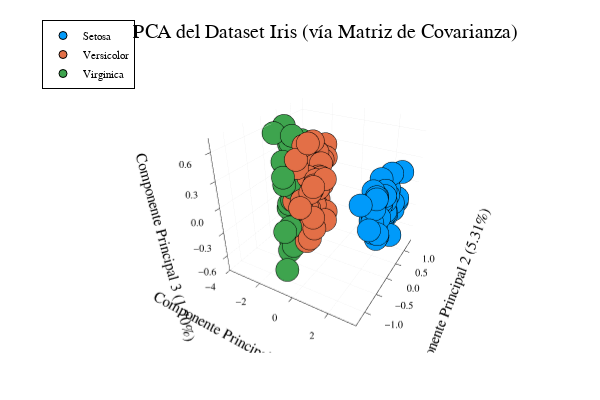

The code cell stored with this chart in its notebook:
### Code cell
# Celda 6: Graficar los resultados
# Separamos los datos por especie para colorearlos
setosa_idx = labels .== "setosa"
versicolor_idx = labels .== "versicolor"
virginica_idx = labels .== "virginica"

p = scatter(
    Y[1, setosa_idx], Y[2, setosa_idx], Y[3, setosa_idx],
    label="Setosa", marker=:circle
)
scatter!(p,
    Y[1, versicolor_idx], Y[2, versicolor_idx], Y[3, versicolor_idx],
    label="Versicolor", marker=:circle
)
scatter!(p,
    Y[1, virginica_idx], Y[2, virginica_idx], Y[3, virginica_idx],
    label="Virginica", marker=:circle
)

# Configuramos el gráfico
plot!(p,
    title="PCA del Dataset Iris (vía Matriz de Covarianza)",
    xlabel="Componente Principal 1 (92.46%)",
    ylabel="Componente Principal 2 (5.31%)",
    zlabel="Componente Principal 3 (1.70%)",
    legend=:topleft
)

### Figure 1 — Plotly figure (JSON) as saved in the notebook; plotly's stock layout.template omitted (floating-point values rounded to 4 significant figures)
{"data": [{"colorbar": {"len": 0.8657, "title": "", "x": 0.9934, "y": 0.5087}, "legendgroup": "Setosa", "marker": {"color": "rgba(0, 154, 250, 1.000)", "line": {"color": "rgba(0, 0, 0, 1.000)", "width": 1}, "size": 8, "symbol": "circle"}, "mode": "markers", "name": "Setosa", "scene": "scene", "showlegend": true, "type": "scatter3d", "x": [2.684, 2.714, 2.889, 2.745, 2.729, 2.281, 2.821, 2.626, 2.886, 2.673, 2.507, 2.613, 2.786, 3.224, 2.645, 2.386, 2.624, 2.648, 2.2, 2.588, 2.31, 2.544, 3.216, 2.303, 2.356, 2.507, 2.469, 2.562, 2.64, 2.632, 2.587, 2.41, 2.649, 2.599, 2.637, 2.866, 2.625, 2.801, 2.981, 2.59, 2.77, 2.849, 2.997, 2.406, 2.209, 2.714, 2.538, 2.839, 2.543, 2.703], "xaxis": "x", "y": [0.3194, -0.177, -0.1449, -0.3183, 0.3268, 0.7413, -0.08946, 0.1634, -0.5783, -0.1138, 0.6451, 0.01473, -0.2351, -0.5114, 1.179, 1.338, 0.8107, 0.3118, 0.8728, 0.5136, 0.3913, 0.433, 0.1335, 0.09871, -0.03728, -0.146, 0.131, 0.3677, 0.312, -0.197, -0.2043, 0.4109, 0.8134, 1.093, -0.1213, 0.06936, 0.5994, 0.2686, -0.488, 0.229, 0.2635, -0.941, -0.3419, 0.1889, 0.4367, -0.2502, 0.5038, -0.2279, 0.5794, 0.1077], "yaxis": "y", "z": [0.02791, 0.2105, -0.0179, -0.03156, -0.09008, -0.1687, -0.2579, 0.02188, -0.02076, 0.1976, 0.07532, -0.1022, 0.2068, -0.0613, 0.1516, -0.2778, -0.1382, -0.02667, 0.1203, -0.2137, 0.2394, -0.2085, -0.2924, -0.03912, -0.125, 0.2534, -0.09491, 0.07849, 0.1459, -0.04077, 0.07722, 0.1455, -0.2257, -0.1578, 0.143, 0.1643, 0.2684, -0.0937, -0.07293, 0.08008, -0.07725, 0.3492, -0.1925, -0.2639, -0.2987, 0.09768, -0.1667, -0.08373, 0.01712, 0.08929], "zaxis": "z"}, {"colorbar": {"len": 0.8657, "title": "", "x": 0.9934, "y": 0.5087}, "legendgroup": "Versicolor", "marker": {"color": "rgba(227, 111, 71, 1.000)", "line": {"color": "rgba(0, 0, 0, 1.000)", "width": 1}, "size": 8, "symbol": "circle"}, "mode": "markers", "name": "Versicolor", "scene": "scene", "showlegend": true, "type": "scatter3d", "x": [-1.285, -0.9325, -1.464, -0.1833, -1.088, -0.6417, -1.095, 0.7491, -1.044, 0.008745, 0.5078, -0.5117, -0.265, -0.9849, 0.1739, -0.9279, -0.6603, -0.2361, -0.9447, -0.04523, -1.116, -0.3579, -1.298, -0.9217, -0.7149, -0.9002, -1.332, -1.558, -0.8133, 0.3056, 0.06813, 0.1896, -0.1364, -1.38, -0.588, -0.8069, -1.221, -0.8151, -0.246, -0.1664, -0.4648, -0.8908, -0.2305, 0.7045, -0.357, -0.3319, -0.3762, -0.6426, 0.9065, -0.299], "xaxis": "x", "y": [0.6852, 0.3183, 0.5043, -0.828, 0.07459, -0.4182, 0.2835, -1.005, 0.2284, -0.7231, -1.266, -0.104, -0.55, -0.1248, -0.2549, 0.4672, -0.353, -0.3336, -0.5431, -0.5838, -0.08462, -0.06893, -0.3278, -0.1827, 0.1491, 0.3285, 0.2444, 0.2675, -0.1634, -0.3683, -0.7052, -0.6803, -0.314, -0.421, -0.4843, 0.1942, 0.4076, -0.372, -0.2685, -0.6819, -0.6707, -0.03446, -0.4044, -1.012, -0.5049, -0.2127, -0.2932, 0.01774, -0.7561, -0.3489], "yaxis": "y", "z": [0.4066, 0.01801, 0.3383, 0.1796, 0.3078, -0.04108, -0.1698, -0.0123, 0.4153, -0.2811, 0.2698, -0.1305, 0.6941, 0.06211, -0.09046, 0.3146, -0.328, 0.2712, 0.4995, 0.235, -0.4596, 0.2299, 0.3479, 0.2311, 0.3218, 0.3162, 0.5217, 0.1649, -0.03542, 0.3185, 0.2442, 0.3064, 0.1772, -0.01617, -0.4444, -0.389, 0.2372, 0.6147, -0.1884, 0.06001, 0.02431, 0.009947, 0.2294, 0.1057, -0.01662, -0.0832, -0.078, 0.2054, 0.0126, -0.01058], "zaxis": "z"}, {"colorbar": {"len": 0.8657, "title": "", "x": 0.9934, "y": 0.5087}, "legendgroup": "Virginica", "marker": {"color": "rgba(62, 164, 78, 1.000)", "line": {"color": "rgba(0, 0, 0, 1.000)", "width": 1}, "size": 8, "symbol": "circle"}, "mode": "markers", "name": "Virginica", "scene": "scene", "showlegend": true, "type": "scatter3d", "x": [-2.531, -1.415, -2.617, -1.972, -2.35, -3.397, -0.5212, -2.933, -2.321, -2.917, -1.662, -1.803, -2.166, -1.346, -1.586, -1.904, -1.95, -3.487, -3.796, -1.301, -2.428, -1.199, -3.5, -1.389, -2.275, -2.614, -1.259, -1.291, -2.124, -2.388, -2.842, -3.231, -2.159, -1.444, -1.781, -3.076, -2.144, -1.905, -1.169, -2.108, -2.314, -1.922, -1.415, -2.563, -2.419, -1.944, -1.527, -1.764, -1.901, -1.39], "xaxis": "x", "y": [-0.009849, -0.5749, 0.3439, -0.1797, -0.04026, 0.5508, -1.193, 0.3555, -0.2438, 0.7828, 0.2422, -0.2156, 0.2163, -0.7768, -0.5396, 0.1193, 0.04194, 1.176, 0.2573, -0.7611, 0.3782, -0.6061, 0.4607, -0.2044, 0.335, 0.5609, -0.1797, -0.1167, -0.2097, 0.4646, 0.3753, 1.374, -0.2173, -0.1434, -0.4999, 0.6881, 0.1401, 0.0493, -0.165, 0.3723, 0.1837, 0.4092, -0.5749, 0.2779, 0.3048, 0.1875, -0.3753, 0.07886, 0.1166, -0.2827], "yaxis": "y", "z": [-0.7602, -0.2963, 0.1108, -0.1084, -0.2854, 0.3484, -0.5457, 0.4202, 0.3483, -0.4233, -0.2424, 0.03765, -0.03333, -0.2819, -0.629, -0.4796, -0.04419, -0.1339, 0.5138, 0.345, -0.2191, -0.5119, 0.5732, 0.06452, -0.2862, 0.2055, -0.04585, -0.2313, -0.1542, 0.4495, 0.4989, 0.1145, -0.2088, 0.1532, 0.1729, 0.3356, -0.7349, -0.1622, -0.2818, -0.02729, -0.3227, -0.1136, -0.2963, -0.2926, -0.5045, -0.1778, 0.1219, -0.1305, -0.7233, -0.3629], "zaxis": "z"}], "layout": {"annotations": [{"font": {"color": "rgba(0, 0, 0, 1.000)", "family": "sans-serif", "size": 20}, "rotation": 0, "showarrow": false, "text": "PCA del Dataset Iris (vía Matriz de Covarianza)", "x": 0.5424, "xanchor": "center", "xref": "paper", "y": 1, "yanchor": "top", "yref": "paper"}], "height": 400, "legend": {"bgcolor": "rgba(255, 255, 255, 1.000)", "bordercolor": "rgba(0, 0, 0, 1.000)", "borderwidth": 1, "font": {"color": "rgba(0, 0, 0, 1.000)", "family": "sans-serif", "size": 11}, "title": {"font": {"color": "rgba(0, 0, 0, 1.000)", "family": "sans-serif", "size": 15}, "text": ""}, "tracegroupgap": 0, "traceorder": "normal", "x": 0.07, "xanchor": "left", "y": 1, "yanchor": "top"}, "margin": {"b": 20, "l": 0, "r": 0, "t": 20}, "paper_bgcolor": "rgba(255, 255, 255, 1.000)", "plot_bgcolor": "rgba(255, 255, 255, 1.000)", "scene": {"camera": {"eye": {"x": 1.126, "y": -1.95, "z": 1.3}, "projection": "orthographic"}, "domain": {"x": [0.09128, 0.9934], "y": [0.07581, 0.9415]}, "xaxis": {"gridcolor": "rgba(0, 0, 0, 0.100)", "gridwidth": 0.5, "linecolor": "rgba(0, 0, 0, 1.000)", "mirror": false, "range": [-4.006, 3.434], "showgrid": true, "showline": true, "showticklabels": true, "tickangle": 0, "tickcolor": "rgb(0, 0, 0)", "tickfont": {"color": "rgba(0, 0, 0, 1.000)", "family": "sans-serif", "size": 11}, "tickmode": "array", "ticks": "inside", "ticktext": ["−4", "−2", "0", "2"], "tickvals": [-4, -2, 0, 2], "title": "Componente Principal 1 (92.46%)", "titlefont": {"color": "rgba(0, 0, 0, 1.000)", "family": "sans-serif", "size": 15}, "type": "-", "visible": true, "zeroline": false, "zerolinecolor": "rgba(0, 0, 0, 1.000)"}, "yaxis": {"gridcolor": "rgba(0, 0, 0, 0.100)", "gridwidth": 0.5, "linecolor": "rgba(0, 0, 0, 1.000)", "mirror": false, "range": [-1.345, 1.453], "showgrid": true, "showline": true, "showticklabels": true, "tickangle": 0, "tickcolor": "rgb(0, 0, 0)", "tickfont": {"color": "rgba(0, 0, 0, 1.000)", "family": "sans-serif", "size": 11}, "tickmode": "array", "ticks": "inside", "ticktext": ["−1.0", "−0.5", "0.0", "0.5", "1.0"], "tickvals": [-1, -0.5, 0, 0.5, 1], "title": "Componente Principal 2 (5.31%)", "titlefont": {"color": "rgba(0, 0, 0, 1.000)", "family": "sans-serif", "size": 15}, "type": "-", "visible": true, "zeroline": false, "zerolinecolor": "rgba(0, 0, 0, 1.000)"}, "zaxis": {"gridcolor": "rgba(0, 0, 0, 0.100)", "gridwidth": 0.5, "linecolor": "rgba(0, 0, 0, 1.000)", "mirror": false, "range": [-0.8038, 0.7378], "showgrid": true, "showline": true, "showticklabels": true, "tickangle": 0, "tickcolor": "rgb(0, 0, 0)", "tickfont": {"color": "rgba(0, 0, 0, 1.000)", "family": "sans-serif", "size": 11}, "tickmode": "array", "ticks": "inside", "ticktext": ["−0.6", "−0.3", "0.0", "0.3", "0.6"], "tickvals": [-0.6, -0.3, 0, 0.3, 0.6], "title": "Componente Principal 3 (1.70%)", "titlefont": {"color": "rgba(0, 0, 0, 1.000)", "family": "sans-serif", "size": 15}, "type": "-", "visible": true, "zeroline": false, "zerolinecolor": "rgba(0, 0, 0, 1.000)"}}, "showlegend": true, "width": 600}}
